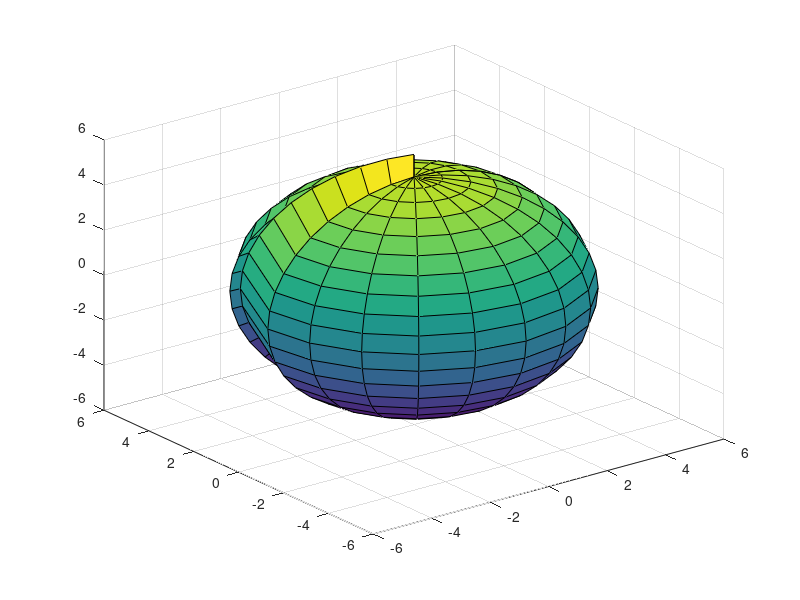

MATLAB code for this plot:
rad = 5;

[sphere_x, sphere_y, sphere_z] = sphere;
sphere_x = sphere_x*rad; sphere_y = sphere_y*rad; sphere_z = sphere_z*rad;

plane_norm = [0, 0, 1];
a = plane_norm(1); b = plane_norm(2); c = plane_norm(3);
% normal = normal/norm(normal);
plane_point = [4.5, 4.5, -1];


% syms x y z
% plane = dot(normal, [x, y, z]);
d = dot(plane_norm, plane_point);

for xx=1:length(sphere_x)
    for yy=1:length(sphere_y)
        plane_z = (d - a*xx - b*yy) / c;
        
        if sphere_z(xx,yy) > plane_z
%             sphere_z(xx,yy) = plane_z;
        end
    end
end

sphere_z(:,10) = sphere_z(:,10) + 1
figure
surf(sphere_x,sphere_y,sphere_z)

